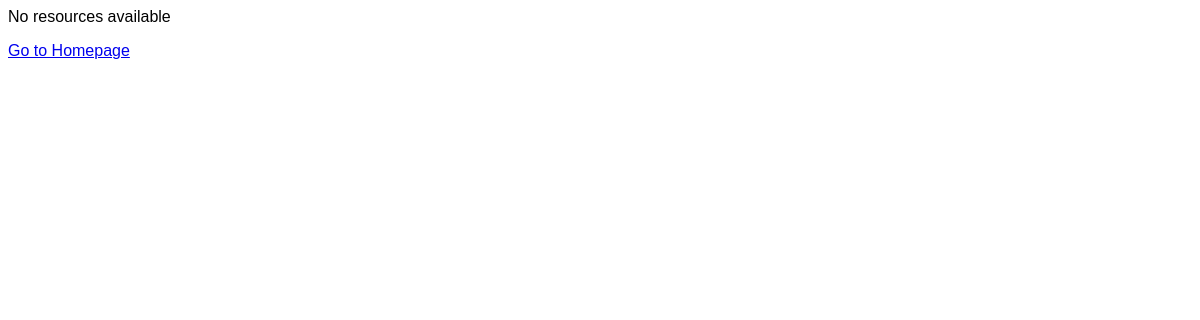
Page /training/2/ on the earlier database version.
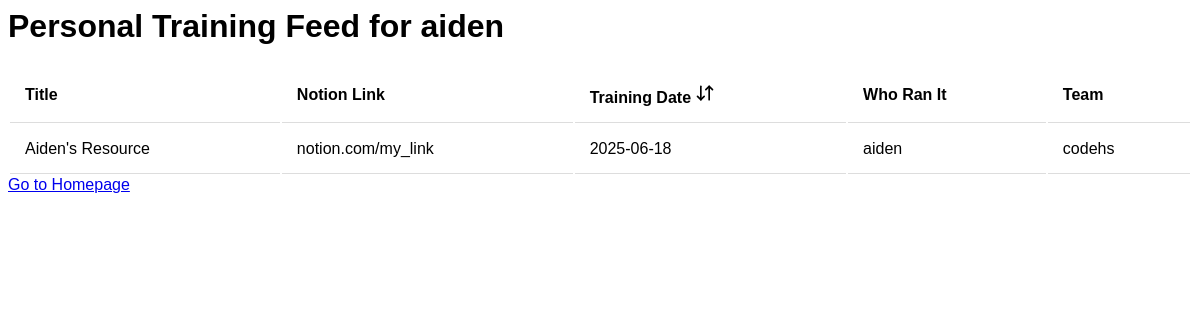
Same page on the later database version.
### training/models.py (models this page shows)
class User(models.Model):
    username = models.CharField(max_length=200)
    photo = models.CharField(max_length=200)
    team = models.CharField(max_length=200)

class Resource(models.Model):
    title = models.CharField(max_length=200)
    notion_link = models.CharField(max_length=200)
    training_date = models.DateTimeField('date of training')
    user = models.ForeignKey(User, on_delete=models.CASCADE)
    team = models.CharField(max_length=200)

### training/views.py (the view)
# urls.py: path('<int:pk>/', views.UserView.as_view(), name='personal'),
class UserView(generic.ListView):
    context_object_name = 'resource_data'
    template_name = 'training/personal.html'
    def get_queryset(self):
        pk = self.kwargs.get('pk')
        return Resource.objects.filter(user_id=pk)
    def get_context_data(self, **kwargs):
        context = super().get_context_data(**kwargs)
        pk = self.kwargs.get('pk')
        user = User.objects.get(pk=pk)
        context['username'] = user.username
        return context

### training/templates/training/personal.html (shortened to what this page needs)
{% load static %}
<link rel="stylesheet" type="text/css" href="{% static 'training/style.css' %}">
{% if resource_data %}
    <h1>Personal Training Feed for {{username}}</h1>
    <table id="table">
        <thead>
            <tr>
                <th>Title</th>
                <th>Notion Link</th>
                <th onclick="sortTableByDate()">Training Date <img src="{% static 'training/arrow-down-up.svg' %}" width="20px" height="20px"/></th>
                <th>Who Ran It</th>
                <th>Team</th>
            </tr>
        </thead>
        <tbody>
        {% for resource in resource_data %}
        <tr>
            <td>{{ resource.title }}</td>
            <td>{{ resource.notion_link }}</td>
            <td>{{ resource.training_date|date:"Y-m-d" }}</td>
            <td>{{ resource.user.username }}</td>
            <td>{{ resource.team }}</td>
        </tr>
        {% empty %}
        <tr><td colspan="5">No data available.</td></tr>
        {% endfor %}
        </tbody>
    </table>
{% else %}
<p>No resources available</p>
{% endif %}
<a href="{% url 'training:index' %}" class="button">Go to Homepage</a>

Differences in the rows shown:
now on this page (row unchanged): User: username "aiden"
added Resource: title "Aiden's Resource", notion_link "notion.com/my_link", training_date "2025-06-18", user.username "aiden", team "codehs"
Other differences:
text no longer shown: "No resources available"
text now shown: "Personal Training Feed for Title Notion Link Training Date Who Ran It Team"
